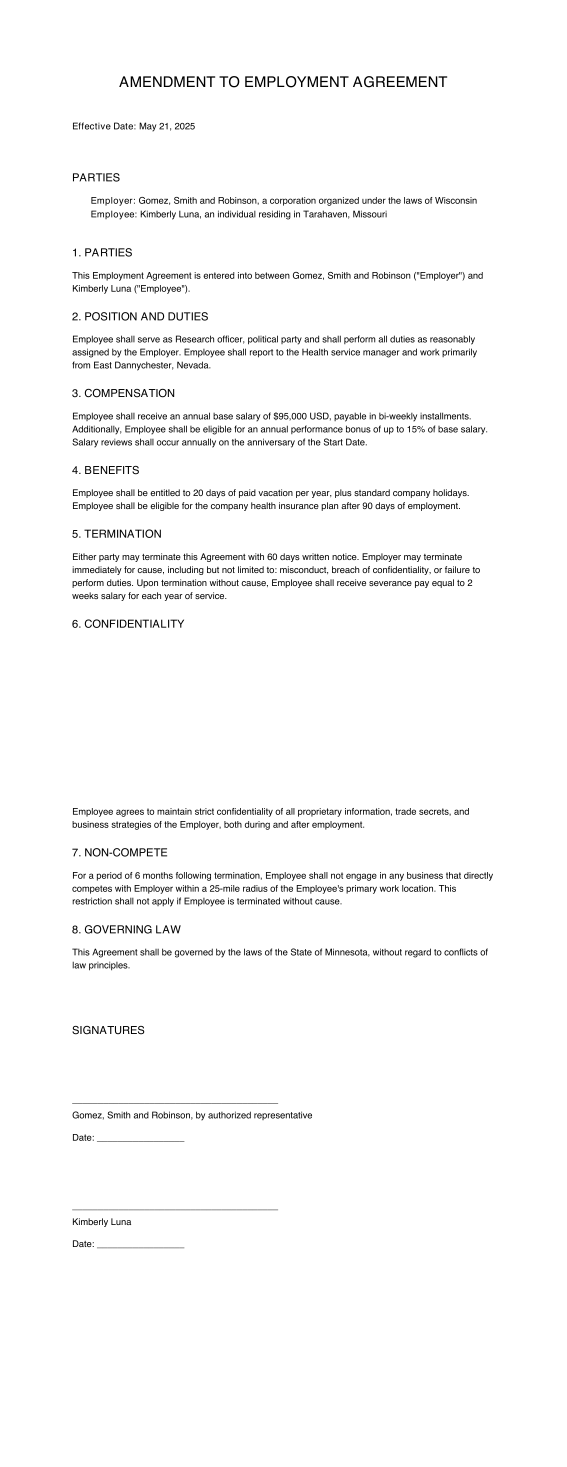
#> input picture python/data/contracts/contract_001/contract_amendment1.png, 1700 x 4400 px (shown at 1/3 size)
$ python -i scanned.py   (imports and definitions only)
#> lines starting #> are read from the running program, lines starting #| are printed output that depends on the picture
#> further down, picture is the input picture: PIL image 1700x4400 RGB; min 0, max 255, mean 249
import random
import numpy as np
from PIL import Image, ImageFilter, ImageEnhance


def apply(image: Image.Image) -> Image.Image:
    """
    Apply scanned document effect.

    Effects applied:
    - Convert to grayscale (optional, 50% chance)
    - Add slight rotation (±1-2 degrees)
    - Add noise/grain
    - Adjust contrast and brightness
    - Add slight blur
    - Add border artifacts
    """
    img = image.copy()

    if random.random() > 0.5:
        img = img.convert("L").convert("RGB")

    rotation_angle = random.uniform(-2, 2)
    img = img.rotate(rotation_angle, fillcolor=(255, 255, 255), expand=True)
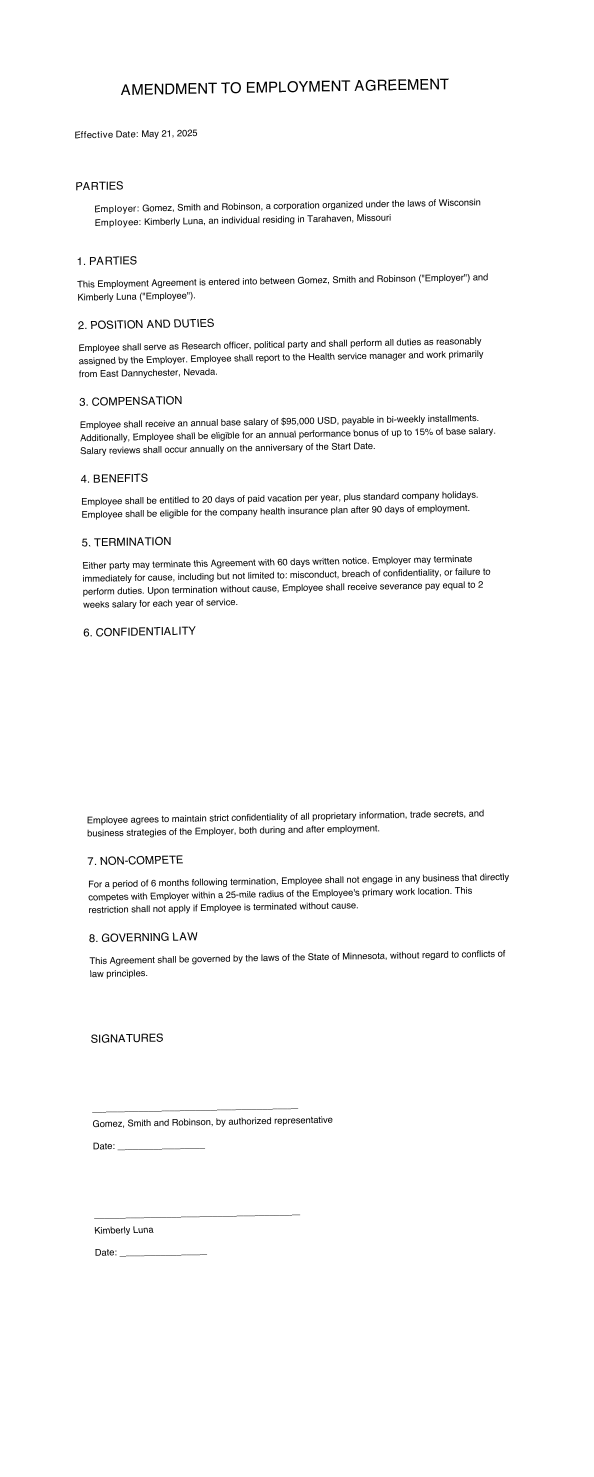
#> img: PIL image 1780x4430 RGB (shown at 1/3 size); min 0, max 255, mean 249.3

    img_array = np.array(img)
    noise_intensity = random.uniform(5, 15)
    noise = np.random.normal(0, noise_intensity, img_array.shape).astype(np.int16)
    img_array = np.clip(img_array.astype(np.int16) + noise, 0, 255).astype(np.uint8)
    img = Image.fromarray(img_array)

    contrast_factor = random.uniform(0.9, 1.1)
    brightness_factor = random.uniform(0.95, 1.05)

    enhancer = ImageEnhance.Contrast(img)
    img = enhancer.enhance(contrast_factor)

    enhancer = ImageEnhance.Brightness(img)
    img = enhancer.enhance(brightness_factor)

    if random.random() > 0.5:
        img = img.filter(ImageFilter.GaussianBlur(radius=0.5))

    img = _add_scan_border(img)

    return img


def _add_scan_border(image: Image.Image) -> Image.Image:
    """Add slight dark border to simulate scanner edge."""
    img_array = np.array(image)
    height, width = img_array.shape[:2]
#> height = 4430; width = 1780

    border_width = max(5, int(min(width, height) * 0.01))
#> border_width = 17

    for i in range(border_width):
        darkness = int(20 * (1 - i / border_width))

        if len(img_array.shape) == 3:
            img_array[:, i] = np.clip(img_array[:, i].astype(np.int16) - darkness, 0, 255)
            img_array[:, -(i+1)] = np.clip(img_array[:, -(i+1)].astype(np.int16) - darkness, 0, 255)
            img_array[i, :] = np.clip(img_array[i, :].astype(np.int16) - darkness, 0, 255)
            img_array[-(i+1), :] = np.clip(img_array[-(i+1), :].astype(np.int16) - darkness, 0, 255)

    return Image.fromarray(img_array.astype(np.uint8))

>>> from PIL import Image
>>> picture = Image.open('../../data/contracts/contract_001/contract_amendment1.png')
>>> result = apply(picture)

$ run again, on python/data/contracts/contract_001/contract_original.png
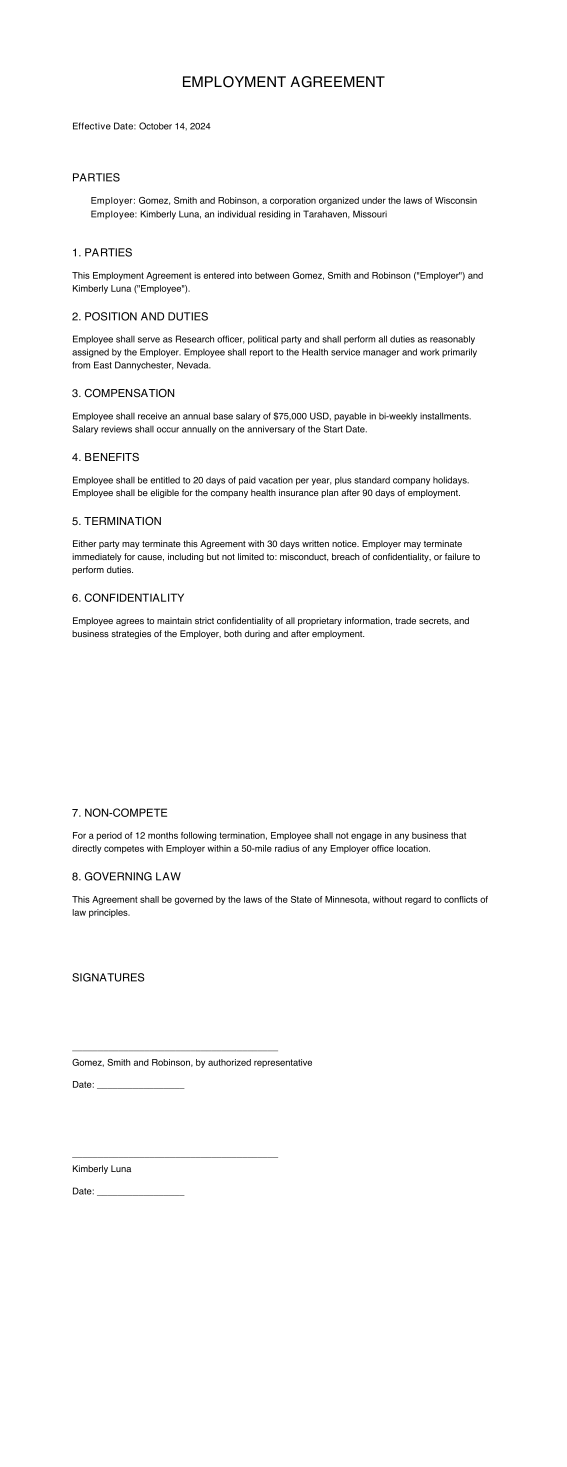
#> input picture python/data/contracts/contract_001/contract_original.png, 1700 x 4400 px (shown at 1/3 size)
#> picture is the input picture: PIL image 1700x4400 RGB; min 0, max 255, mean 249.9
#> in apply, `img = img.rotate(rotation_angle, fillcolor=(255, 255, 255), expand=True)`:
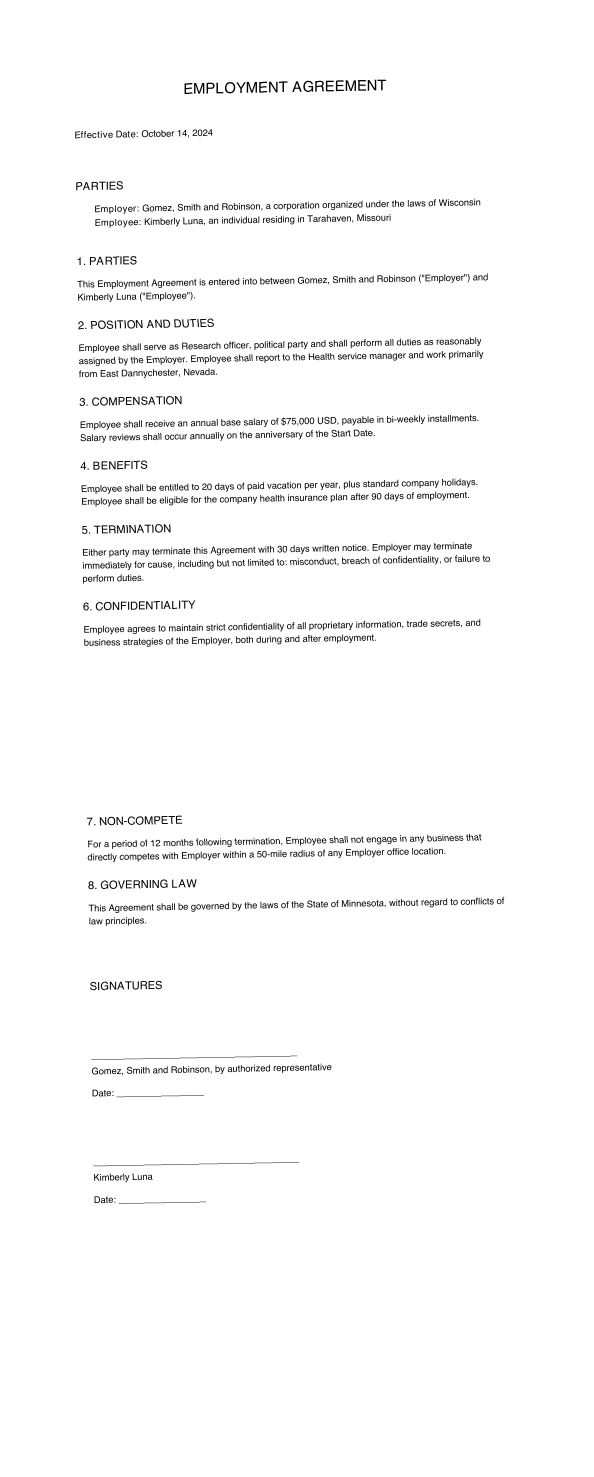
#> img: PIL image 1780x4430 RGB (shown at 1/3 size); min 0, max 255, mean 250.2
